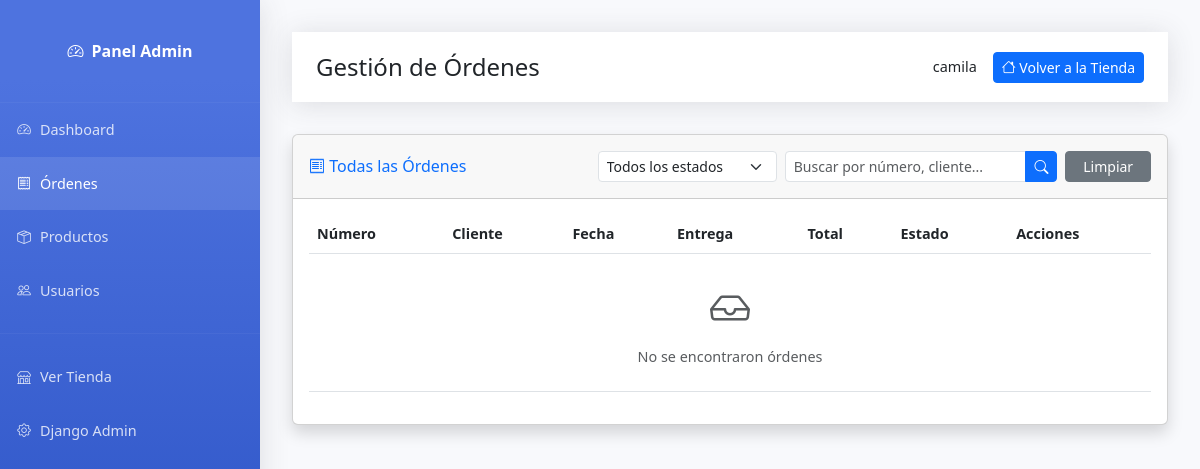
Before: /admin-panel/ordenes/ (signed in) with the older database file.
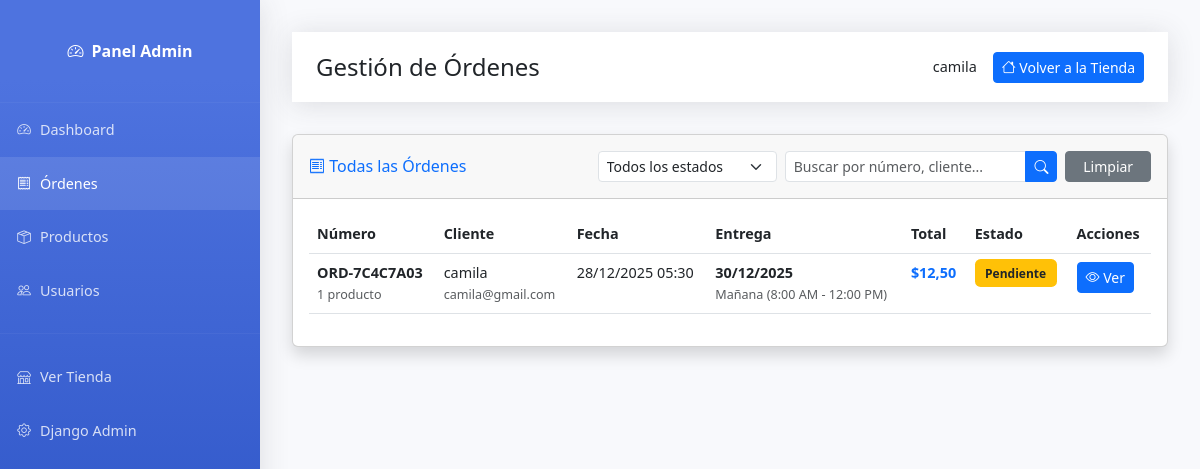
After: the same page with the newer database file.
### shop/models.py (models this page shows, shortened)
class Order(models.Model):
    PAYMENT_CHOICES = [
        ('cash', 'Efectivo'),
        ('transfer', 'Transferencia'),
    ]
    STATUS_CHOICES = [
        ('pending', 'Pendiente'),
        ('confirmed', 'Confirmado'),
        ('preparing', 'Preparando'),
        ('in_transit', 'En camino'),
        ('delivered', 'Entregado'),
        ('cancelled', 'Cancelado'),
    ]
    DELIVERY_TIME_CHOICES = [
        ('morning', 'Mañana (8:00 AM - 12:00 PM)'),
        ('afternoon', 'Tarde (12:00 PM - 6:00 PM)'),
        ('evening', 'Noche (6:00 PM - 9:00 PM)'),
    ]
    user = models.ForeignKey(
        User,
        on_delete=models.CASCADE,
        related_name='orders',
        verbose_name="Usuario",
        db_index=True  # ÍNDICE: Para filtrar órdenes por usuario
    )
    order_number = models.CharField(
        max_length=20,
        unique=True,
        verbose_name="Número de orden",
        db_index=True  # ÍNDICE: Para búsqueda por número de orden
    )
    delivery_address = models.TextField(verbose_name="Dirección de entrega")
    delivery_city = models.CharField(max_length=100, verbose_name="Municipio")
    delivery_province = models.CharField(max_length=100, verbose_name="Provincia")
    contact_phone = models.CharField(max_length=17, verbose_name="Teléfono de contacto")
    delivery_date = models.DateField(verbose_name="Fecha de entrega", db_index=True)  # ÍNDICE: Para reportes por fecha
    delivery_time = models.CharField(max_length=50, choices=DELIVERY_TIME_CHOICES, verbose_name="Hora de entrega")
    payment_method = models.CharField(max_length=20, choices=PAYMENT_CHOICES, verbose_name="Método de pago")
    status = models.CharField(
        max_length=20,
        choices=STATUS_CHOICES,
        default='pending',
        verbose_name="Estado",
        db_index=True  # ÍNDICE: Filtro muy común
    )
    subtotal = models.DecimalField(max_digits=10, decimal_places=2, verbose_name="Subtotal")
    delivery_fee = models.DecimalField(max_digits=10, decimal_places=2, default=0, verbose_name="Costo de envío")
    total = models.DecimalField(max_digits=10, decimal_places=2, verbose_name="Total", db_index=True)  # ÍNDICE: Para reportes
    notes = models.TextField(blank=True, verbose_name="Notas adicionales")
    admin_notes = models.TextField(blank=True, verbose_name="Notas del administrador")
    cancellation_reason = models.TextField(blank=True, verbose_name="Motivo de cancelación")
    created_at = models.DateTimeField(auto_now_add=True, verbose_name="Fecha de creación", db_index=True)  # ÍNDICE: Ordenar
    updated_at = models.DateTimeField(auto_now=True, verbose_name="Última actualización")
    class Meta:
        verbose_name = "Orden"
        verbose_name_plural = "Órdenes"
        ordering = ['-created_at']
        indexes = [
            models.Index(fields=['user', '-created_at']),
            models.Index(fields=['status', '-created_at']),
            models.Index(fields=['status', 'user']),
            models.Index(fields=['created_at', 'status']),
        ]

### shop/views/admin/orders.py (the view, shortened to what this page needs)
# urls.py: path('admin-panel/ordenes/', views.admin_orders, name='admin_orders'),
@staff_member_required
def admin_orders(request):
    status_filter = request.GET.get('status', '')
    search_query = request.GET.get('q', '')
    orders = Order.objects.select_related(
        'user',
        'user__profile'
    ).prefetch_related(
        Prefetch(
            'items',
            queryset=OrderItem.objects.select_related('product', 'product__category')
        )
    )
    if status_filter:
        orders = orders.filter(status=status_filter)
    orders = orders.order_by('-created_at')
    context = {
        'orders': orders,
        'status_filter': status_filter,
        'search_query': search_query,
        'status_choices': Order.STATUS_CHOICES,
    }
    return render(request, 'shop/admin/orders.html', context)

### shop/templates/shop/admin/orders.html (shortened to what the changed rows need)
{% extends 'shop/admin/base_admin.html' %}
{% block content %}
<div class="card shadow mb-4 fade-in">
    <div class="card-body">
        <div class="table-responsive">
            <table class="table table-hover">
                <thead>
                    <tr>
                        <th>Número</th>
                        <th>Cliente</th>
                        <th>Fecha</th>
                        <th>Entrega</th>
                        <th>Total</th>
                        <th>Estado</th>
                        <th>Acciones</th>
                    </tr>
                </thead>
                <tbody>
                    {% for order in orders %}
                    <tr>
                        <td>
                            <strong>{{ order.order_number }}</strong>
                            <br>
                            <small class="text-muted">{{ order.items.count }} producto{{ order.items.count|pluralize }}</small>
                        </td>
                        <td>
                            {{ order.user.get_full_name|default:order.user.username }}
                            <br>
                            <small class="text-muted">{{ order.user.email }}</small>
                        </td>
                        <td>{{ order.created_at|date:"d/m/Y H:i" }}</td>
                        <td>
                            <strong>{{ order.delivery_date|date:"d/m/Y" }}</strong>
                            <br>
                            <small class="text-muted">{{ order.get_delivery_time_display }}</small>
                        </td>
                        <td><strong class="text-primary">${{ order.total }}</strong></td>
                        <td>
                            <span class="status-badge
                                {% if order.status == 'pending' %}bg-warning text-dark
                                {% elif order.status == 'confirmed' %}bg-info
                                {% elif order.status == 'preparing' %}bg-primary
                                {% elif order.status == 'in_transit' %}bg-info
                                {% elif order.status == 'delivered' %}bg-success
                                {% else %}bg-danger
                                {% endif %}">
                                {{ order.get_status_display }}
                            </span>
                        </td>
                        <td>
                            <a href="{% url 'shop:admin_order_detail' order.id %}"
                                class="btn btn-sm btn-primary">
                                <i class="bi bi-eye"></i> Ver
                            </a>
                        </td>
                    </tr>
                    {% empty %}
                    <tr>
                        <td colspan="7" class="text-center text-muted py-4">
                            <i class="bi bi-inbox fs-1 d-block mb-2"></i>
                            No se encontraron órdenes
                        </td>
                    </tr>
                    {% endfor %}
                </tbody>
            </table>
        </div>
    </div>
</div>
{% endblock %}

Changed rows visible on the page:
added Order: order_number "ORD-7C4C7A03", items.count "1", user.get_full_name "camila", user.email "camila@gmail.com", created_at "28/12/2025 05:30", delivery_date "30/12/2025", delivery_time "Mañana (8:00 AM - 12:00 PM)", total "12,50", status "Pendiente"
Other visible differences:
text no longer shown: "No se encontraron órdenes"
